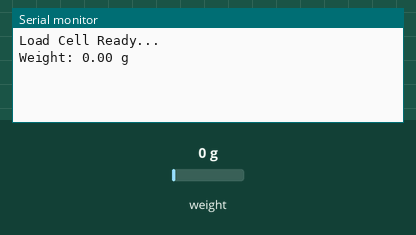
This sketch was run on a simulated Arduino Uno, built with avr-gcc and run on an emulated ATmega328P. Shown: the last lines printed to the serial monitor. The test bench sets the inputs (shaded band); at power-on: weight on the scale 0 g.

Above: at 2.2 s.
2.3 s: weight on the scale set to 100 g
At 4.0 s:
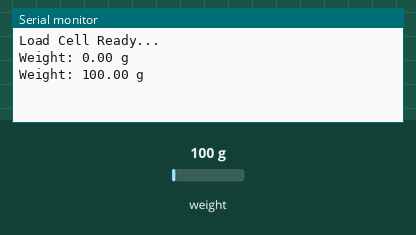
4.3 s: weight on the scale set to 1250 g
At 6.2 s:
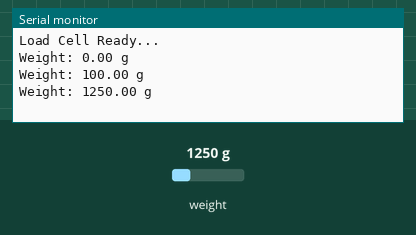
Timing chart, 0 to 7.7 s (numbered marks = the images above; inputs shaded):
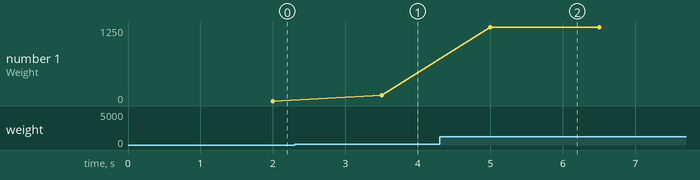

Measured:
- after the input at 2.3 s, the serial monitor: prints a new line after 1.2 s (image 1)
- after the input at 4.3 s, the serial monitor: prints a new line after 0.70 s (image 2)
- plotted number 1: 0 → 100 after the input at 2.3 s, 100 → 1250 after the input at 4.3 s

The sketch:

smart_trash_can.ino
```cpp
#include "HX711.h"

#define DT 3
#define SCK 2

HX711 scale;

void setup()
{
  Serial.begin(9600);
  scale.begin(DT, SCK);
  scale.set_scale(2280.f); // Adjust based on calibration
  scale.tare(); // Reset scale to 0
  Serial.println("Load Cell Ready...");
}

void loop()
{
  float weight = scale.get_units(10);
  Serial.print("Weight: ");
  Serial.print(weight);
  Serial.println(" g");
  delay(500);
}
```
